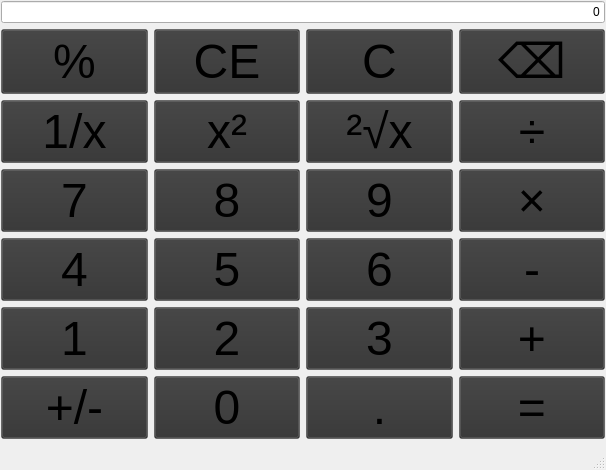
<?xml version="1.0" encoding="UTF-8"?>
<ui version="4.0">
 <class>MainWindow</class>
 <widget class="QMainWindow" name="MainWindow">
  <property name="geometry">
   <rect>
    <x>0</x>
    <y>0</y>
    <width>606</width>
    <height>453</height>
   </rect>
  </property>
  <property name="sizePolicy">
   <sizepolicy hsizetype="Preferred" vsizetype="Preferred">
    <horstretch>0</horstretch>
    <verstretch>0</verstretch>
   </sizepolicy>
  </property>
  <property name="windowTitle">
   <string>MainWindow</string>
  </property>
  <property name="styleSheet">
   <string notr="true">QPushButton{
    background-color:rgba(50,50,50,100);
    font-size:36pt;
    color:white
    border-radius:2px;
}</string>
  </property>
  <widget class="QWidget" name="centralwidget">
   <property name="sizePolicy">
    <sizepolicy hsizetype="Minimum" vsizetype="Minimum">
     <horstretch>0</horstretch>
     <verstretch>0</verstretch>
    </sizepolicy>
   </property>
   <layout class="QVBoxLayout" name="verticalLayout">
    <property name="leftMargin">
     <number>1</number>
    </property>
    <property name="topMargin">
     <number>1</number>
    </property>
    <property name="rightMargin">
     <number>1</number>
    </property>
    <item>
     <layout class="QGridLayout" name="gridLayout">
      <item row="1" column="2">
       <widget class="QPushButton" name="btnClear">
        <property name="sizePolicy">
         <sizepolicy hsizetype="Minimum" vsizetype="Minimum">
          <horstretch>0</horstretch>
          <verstretch>0</verstretch>
         </sizepolicy>
        </property>
        <property name="text">
         <string>C</string>
        </property>
       </widget>
      </item>
      <item row="4" column="0">
       <widget class="QPushButton" name="btnNum4">
        <property name="sizePolicy">
         <sizepolicy hsizetype="Minimum" vsizetype="Minimum">
          <horstretch>0</horstretch>
          <verstretch>0</verstretch>
         </sizepolicy>
        </property>
        <property name="text">
         <string>4</string>
        </property>
       </widget>
      </item>
      <item row="5" column="1">
       <widget class="QPushButton" name="btnNum2">
        <property name="sizePolicy">
         <sizepolicy hsizetype="Minimum" vsizetype="Minimum">
          <horstretch>0</horstretch>
          <verstretch>0</verstretch>
         </sizepolicy>
        </property>
        <property name="text">
         <string>2</string>
        </property>
       </widget>
      </item>
      <item row="4" column="1">
       <widget class="QPushButton" name="btnNum5">
        <property name="sizePolicy">
         <sizepolicy hsizetype="Minimum" vsizetype="Minimum">
          <horstretch>0</horstretch>
          <verstretch>0</verstretch>
         </sizepolicy>
        </property>
        <property name="text">
         <string>5</string>
        </property>
       </widget>
      </item>
      <item row="6" column="1">
       <widget class="QPushButton" name="btnNum0">
        <property name="sizePolicy">
         <sizepolicy hsizetype="Minimum" vsizetype="Minimum">
          <horstretch>0</horstretch>
          <verstretch>0</verstretch>
         </sizepolicy>
        </property>
        <property name="text">
         <string>0</string>
        </property>
       </widget>
      </item>
      <item row="2" column="1">
       <widget class="QPushButton" name="btnSquare">
        <property name="sizePolicy">
         <sizepolicy hsizetype="Minimum" vsizetype="Minimum">
          <horstretch>0</horstretch>
          <verstretch>0</verstretch>
         </sizepolicy>
        </property>
        <property name="text">
         <string>x²</string>
        </property>
       </widget>
      </item>
      <item row="3" column="1">
       <widget class="QPushButton" name="btnNum8">
        <property name="sizePolicy">
         <sizepolicy hsizetype="Minimum" vsizetype="Minimum">
          <horstretch>0</horstretch>
          <verstretch>0</verstretch>
         </sizepolicy>
        </property>
        <property name="text">
         <string>8</string>
        </property>
       </widget>
      </item>
      <item row="6" column="3">
       <widget class="QPushButton" name="btnEqual">
        <property name="sizePolicy">
         <sizepolicy hsizetype="Minimum" vsizetype="Minimum">
          <horstretch>0</horstretch>
          <verstretch>0</verstretch>
         </sizepolicy>
        </property>
        <property name="text">
         <string>=</string>
        </property>
       </widget>
      </item>
      <item row="4" column="3">
       <widget class="QPushButton" name="btnMinus">
        <property name="sizePolicy">
         <sizepolicy hsizetype="Minimum" vsizetype="Minimum">
          <horstretch>0</horstretch>
          <verstretch>0</verstretch>
         </sizepolicy>
        </property>
        <property name="text">
         <string>-</string>
        </property>
       </widget>
      </item>
      <item row="3" column="2">
       <widget class="QPushButton" name="btnNum9">
        <property name="sizePolicy">
         <sizepolicy hsizetype="Minimum" vsizetype="Minimum">
          <horstretch>0</horstretch>
          <verstretch>0</verstretch>
         </sizepolicy>
        </property>
        <property name="text">
         <string>9</string>
        </property>
       </widget>
      </item>
      <item row="4" column="2">
       <widget class="QPushButton" name="btnNum6">
        <property name="sizePolicy">
         <sizepolicy hsizetype="Minimum" vsizetype="Minimum">
          <horstretch>0</horstretch>
          <verstretch>0</verstretch>
         </sizepolicy>
        </property>
        <property name="text">
         <string>6</string>
        </property>
       </widget>
      </item>
      <item row="1" column="3">
       <widget class="QPushButton" name="btnDel">
        <property name="sizePolicy">
         <sizepolicy hsizetype="Minimum" vsizetype="Minimum">
          <horstretch>0</horstretch>
          <verstretch>0</verstretch>
         </sizepolicy>
        </property>
        <property name="text">
         <string>⌫</string>
        </property>
       </widget>
      </item>
      <item row="2" column="0">
       <widget class="QPushButton" name="btnInverse">
        <property name="sizePolicy">
         <sizepolicy hsizetype="Minimum" vsizetype="Minimum">
          <horstretch>0</horstretch>
          <verstretch>0</verstretch>
         </sizepolicy>
        </property>
        <property name="text">
         <string>1/x</string>
        </property>
       </widget>
      </item>
      <item row="2" column="3">
       <widget class="QPushButton" name="btnDivide">
        <property name="sizePolicy">
         <sizepolicy hsizetype="Minimum" vsizetype="Minimum">
          <horstretch>0</horstretch>
          <verstretch>0</verstretch>
         </sizepolicy>
        </property>
        <property name="text">
         <string>÷</string>
        </property>
       </widget>
      </item>
      <item row="3" column="3">
       <widget class="QPushButton" name="btnMultiple">
        <property name="sizePolicy">
         <sizepolicy hsizetype="Minimum" vsizetype="Minimum">
          <horstretch>0</horstretch>
          <verstretch>0</verstretch>
         </sizepolicy>
        </property>
        <property name="text">
         <string>×</string>
        </property>
       </widget>
      </item>
      <item row="6" column="0">
       <widget class="QPushButton" name="btnSign">
        <property name="sizePolicy">
         <sizepolicy hsizetype="Minimum" vsizetype="Minimum">
          <horstretch>0</horstretch>
          <verstretch>0</verstretch>
         </sizepolicy>
        </property>
        <property name="text">
         <string>+/-</string>
        </property>
       </widget>
      </item>
      <item row="3" column="0">
       <widget class="QPushButton" name="btnNum7">
        <property name="sizePolicy">
         <sizepolicy hsizetype="Minimum" vsizetype="Minimum">
          <horstretch>0</horstretch>
          <verstretch>0</verstretch>
         </sizepolicy>
        </property>
        <property name="styleSheet">
         <string notr="true"/>
        </property>
        <property name="text">
         <string>7</string>
        </property>
       </widget>
      </item>
      <item row="1" column="0">
       <widget class="QPushButton" name="btnPercentage">
        <property name="sizePolicy">
         <sizepolicy hsizetype="Minimum" vsizetype="Minimum">
          <horstretch>0</horstretch>
          <verstretch>0</verstretch>
         </sizepolicy>
        </property>
        <property name="text">
         <string>%</string>
        </property>
       </widget>
      </item>
      <item row="2" column="2">
       <widget class="QPushButton" name="btnSqrt">
        <property name="sizePolicy">
         <sizepolicy hsizetype="Minimum" vsizetype="Minimum">
          <horstretch>0</horstretch>
          <verstretch>0</verstretch>
         </sizepolicy>
        </property>
        <property name="text">
         <string>²√x</string>
        </property>
       </widget>
      </item>
      <item row="5" column="2">
       <widget class="QPushButton" name="btnNum3">
        <property name="sizePolicy">
         <sizepolicy hsizetype="Minimum" vsizetype="Minimum">
          <horstretch>0</horstretch>
          <verstretch>0</verstretch>
         </sizepolicy>
        </property>
        <property name="text">
         <string>3</string>
        </property>
       </widget>
      </item>
      <item row="6" column="2">
       <widget class="QPushButton" name="btnPeriod">
        <property name="sizePolicy">
         <sizepolicy hsizetype="Minimum" vsizetype="Minimum">
          <horstretch>0</horstretch>
          <verstretch>0</verstretch>
         </sizepolicy>
        </property>
        <property name="text">
         <string>.</string>
        </property>
       </widget>
      </item>
      <item row="1" column="1">
       <widget class="QPushButton" name="btnClearAll">
        <property name="sizePolicy">
         <sizepolicy hsizetype="Minimum" vsizetype="Minimum">
          <horstretch>0</horstretch>
          <verstretch>0</verstretch>
         </sizepolicy>
        </property>
        <property name="text">
         <string>CE</string>
        </property>
       </widget>
      </item>
      <item row="5" column="0">
       <widget class="QPushButton" name="btnNum1">
        <property name="sizePolicy">
         <sizepolicy hsizetype="Minimum" vsizetype="Minimum">
          <horstretch>0</horstretch>
          <verstretch>0</verstretch>
         </sizepolicy>
        </property>
        <property name="text">
         <string>1</string>
        </property>
       </widget>
      </item>
      <item row="5" column="3">
       <widget class="QPushButton" name="btnPlus">
        <property name="sizePolicy">
         <sizepolicy hsizetype="Minimum" vsizetype="Minimum">
          <horstretch>0</horstretch>
          <verstretch>0</verstretch>
         </sizepolicy>
        </property>
        <property name="text">
         <string>+</string>
        </property>
       </widget>
      </item>
      <item row="0" column="0" colspan="4">
       <widget class="QLineEdit" name="display">
        <property name="sizePolicy">
         <sizepolicy hsizetype="Expanding" vsizetype="Preferred">
          <horstretch>0</horstretch>
          <verstretch>0</verstretch>
         </sizepolicy>
        </property>
        <property name="layoutDirection">
         <enum>Qt::LeftToRight</enum>
        </property>
        <property name="text">
         <string>0</string>
        </property>
        <property name="alignment">
         <set>Qt::AlignRight|Qt::AlignTrailing|Qt::AlignVCenter</set>
        </property>
       </widget>
      </item>
     </layout>
    </item>
   </layout>
  </widget>
  <widget class="QMenuBar" name="menubar">
   <property name="geometry">
    <rect>
     <x>0</x>
     <y>0</y>
     <width>606</width>
     <height>26</height>
    </rect>
   </property>
  </widget>
  <widget class="QStatusBar" name="statusbar"/>
 </widget>
 <resources/>
 <connections/>
</ui>
